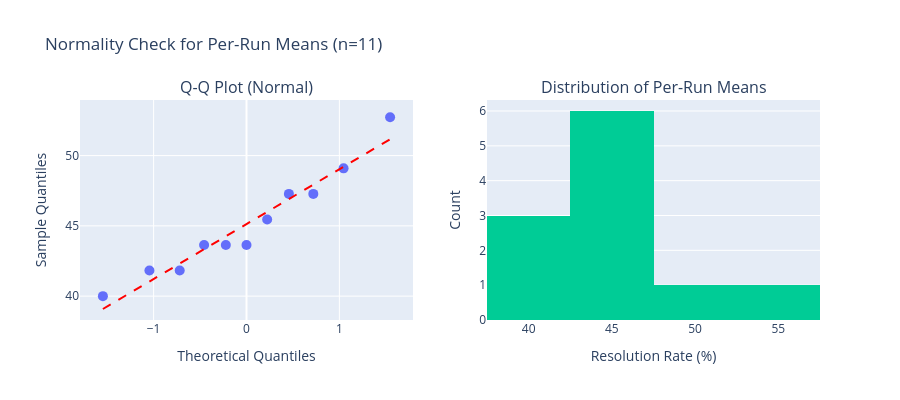

Notebook code for this chart:
### Markdown cell above
## 2. Normality Testing

**Why it matters:** The t-distribution CI (SEM based calculation) assumes the per-run means are normally distributed. If they're not, our confidence intervals may be wrong.

**The catch:** With only ~11 runs, normality tests have LOW POWER - they often can't detect non-normality even when it exists. So "passing" Shapiro-Wilk doesn't prove normality, it just means we couldn't prove it's NOT normal.

### Code cell
import numpy as np
import plotly.graph_objects as go
from plotly.subplots import make_subplots
from scipy.stats import probplot, shapiro

# Get per-run resolution rates (this is what we're testing for normality)
per_run_resolved = analysis_model_df.groupby("run_id")["resolved"].mean() * 100
n_runs = len(per_run_resolved)

print(f"Sample size: {n_runs} runs")
print(f"Per-run resolution rates: {np.array(per_run_resolved.values).round(1)}")
print(f"Mean: {per_run_resolved.mean():.2f}%, SD: {per_run_resolved.std(ddof=1):.2f}%")
print()

# Shapiro-Wilk test (best for small samples)
stat, p_value = shapiro(per_run_resolved)
print(f"Shapiro-Wilk test: W={stat:.4f}, p-value={p_value:.4f}")
if p_value > 0.05:
    print("→ p > 0.05: Cannot reject normality (but doesn't prove it!)")
else:
    print("→ p ≤ 0.05: Evidence against normality")

# Visual: Q-Q plot and histogram
fig = make_subplots(rows=1, cols=2, subplot_titles=("Q-Q Plot (Normal)", "Distribution of Per-Run Means"))

# Q-Q plot
probplot_result = probplot(per_run_resolved, dist="norm")
theoretical_quantiles = probplot_result[0]
slope, intercept = float(probplot_result[1][0]), float(probplot_result[1][1])  # type: ignore[arg-type]

fig.add_trace(go.Scatter(x=theoretical_quantiles[0], y=theoretical_quantiles[1], mode="markers", name="Data", marker={"size": 10}), row=1, col=1)
# Add reference line
x_line = np.array([theoretical_quantiles[0].min(), theoretical_quantiles[0].max()])
y_line = intercept + slope * x_line
fig.add_trace(go.Scatter(x=x_line, y=y_line, mode="lines", name="Normal ref", line={"dash": "dash", "color": "red"}), row=1, col=1)

# Histogram
fig.add_trace(go.Histogram(x=per_run_resolved, nbinsx=6, name="Observed", showlegend=False), row=1, col=2)

fig.update_xaxes(title_text="Theoretical Quantiles", row=1, col=1)
fig.update_yaxes(title_text="Sample Quantiles", row=1, col=1)
fig.update_xaxes(title_text="Resolution Rate (%)", row=1, col=2)
fig.update_yaxes(title_text="Count", row=1, col=2)
fig.update_layout(height=400, title_text=f"Normality Check for Per-Run Means (n={n_runs})", showlegend=False)
fig.show()

print("\n⚠️  IMPORTANT: With n=11, Shapiro-Wilk has ~50% power to detect moderate non-normality.")
print("   Visual inspection of Q-Q plot is often more informative than the test.")

### Figure 1 — Plotly figure (JSON) as saved in the notebook; plotly's stock layout.template omitted (floating-point values rounded to 4 significant figures)
{"data": [{"marker": {"size": 10}, "mode": "markers", "name": "Data", "type": "scatter", "x": [-1.546, -1.045, -0.7191, -0.4565, -0.2224, 0.0, 0.2224, 0.4565, 0.7191, 1.045, 1.546], "xaxis": "x", "y": [40.0, 41.82, 41.82, 43.64, 43.64, 43.64, 45.45, 47.27, 47.27, 49.09, 52.73], "yaxis": "y"}, {"line": {"color": "red", "dash": "dash"}, "mode": "lines", "name": "Normal ref", "type": "scatter", "x": [-1.546, 1.546], "xaxis": "x", "y": [39.08, 51.16], "yaxis": "y"}, {"name": "Observed", "nbinsx": 6, "showlegend": false, "type": "histogram", "x": [41.82, 45.45, 40.0, 52.73, 43.64, 43.64, 49.09, 47.27, 47.27, 43.64, 41.82], "xaxis": "x2", "yaxis": "y2"}], "layout": {"annotations": [{"font": {"size": 16}, "showarrow": false, "text": "Q-Q Plot (Normal)", "x": 0.225, "xanchor": "center", "xref": "paper", "y": 1, "yanchor": "bottom", "yref": "paper"}, {"font": {"size": 16}, "showarrow": false, "text": "Distribution of Per-Run Means", "x": 0.775, "xanchor": "center", "xref": "paper", "y": 1, "yanchor": "bottom", "yref": "paper"}], "height": 400, "showlegend": false, "title": {"text": "Normality Check for Per-Run Means (n=11)"}, "xaxis": {"anchor": "y", "domain": [0, 0.45], "title": {"text": "Theoretical Quantiles"}}, "xaxis2": {"anchor": "y2", "domain": [0.55, 1], "title": {"text": "Resolution Rate (%)"}}, "yaxis": {"anchor": "x", "domain": [0, 1], "title": {"text": "Sample Quantiles"}}, "yaxis2": {"anchor": "x2", "domain": [0, 1], "title": {"text": "Count"}}}}
